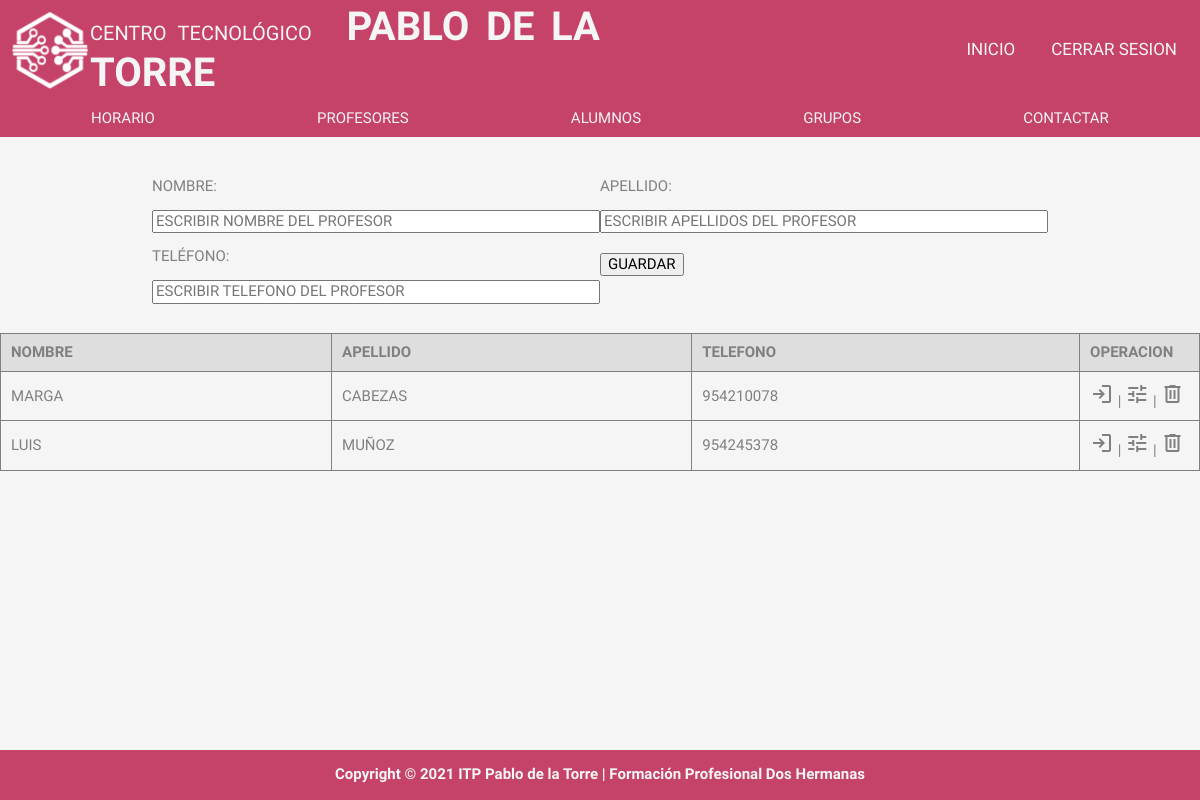
/php/profesores/profesores.php, run on the app's committed database.
### tables this page shows
create table profesores(
    id int auto_increment primary key,
    nombre varchar(25) not null ,
    apellidos varchar(25) not null ,
    telefono int
);

### php/profesores/profesores.php (the view, shortened to what this page needs)
<!DOCTYPE html>
<html lang="es">
<head>
    <link href="../../css/normalize.css" rel="stylesheet">
    <link href="../../css/cabecera.css" rel="stylesheet">
    <link href="../../css/alumno.css" rel="stylesheet">
</head>
<body>
<?php
include "../cabecera_sesion.php";
include "../conexion.php";
?>
<main>
    <div class="cajablanca">
    </div>
    <div class="wrap">
        <div class="submenu">
            <a href="../horarios/horarios.php">HORARIO</a>
            <a href="profesores.php">PROFESORES</a>
            <a href="../alumnos/alumnos.php">ALUMNOS</a>
            <a href="../grupos/grupos.php">GRUPOS</a>
            <a href="../contactar/contactar.php">CONTACTAR</a>
        </div>
    </div>
    <div class="contenedor_intro_alumno">
        <form class="formulario" action="introducir_profesores.php" method="post">
            <fieldset class="rellenar">
                <div class="nombre">
                    <p>NOMBRE:</p>
                    <input type="text" name="nombre" placeholder="ESCRIBIR NOMBRE DEL PROFESOR" required="required" size="45">
                </div>
                <div class="apellido">
                    <p>APELLIDO:</p>
                    <input type="text" name="apellido" placeholder="ESCRIBIR APELLIDOS DEL PROFESOR" required="required" size="45">
                </div>
                <div class="telefono">
                    <p>TELÉFONO:</p>
                    <input type="tel" name="telefono" placeholder="ESCRIBIR TELEFONO DEL PROFESOR" required="required" size="45">
                </div>
                <div class="button_guardar">
                    <button type="submit" name="guardar">GUARDAR</button>
                </div>
            </fieldset>
        </form>
    </div>
    <table>
        <tr>
            <th class="cabecera_tabla">NOMBRE</th>
            <th class="cabecera_tabla">APELLIDO</th>
            <th class="cabecera_tabla">TELEFONO</th>
            <th class="cabecera_tabla">OPERACION</th>
        </tr>
        <?php
        $consulta2 = "select * from profesores";
        $resultado2 = mysqli_query($conex,$consulta2);
        while($row=mysqli_fetch_assoc($resultado2)) { ?>
            <tr>
                <th class="calcetin"><?php echo $row["nombre"];?></th>
                <th class="calcetin"><?php echo $row["apellidos"];?></th>
                <th class="calcetin"><?php echo $row["telefono"];?></th>
                <th><a class="vinculo" href="#?id=<?php echo $row["id"];?>" ><span class="material-symbols-outlined">login</span> | </a><a class="vinculo" href="#?id=<?php echo $row["id"];?>" ><span class="material-symbols-outlined">tune</span> | </a><a class="vinculo" href="eliminar_profesor.php?id=<?php echo $row["id"];?>"><span class="material-symbols-outlined">delete</span></a></th>
            </tr>
        <?php } mysqli_free_result($resultado2); ?>
    </table>
    <div class="cajablanca">
    </div>
</main>
</body>
<footer>
    <div class="pie_corto">
        <p>Copyright © 2021 ITP Pablo de la Torre | Formación Profesional Dos Hermanas</p>
    </div>
</footer>
</html>

### css/cabecera.css (style rules this page uses)
:root { --red: #b66f84; --gris:#DFD8CA; }
html { font-size: 62.5%; box-sizing:border-box; }
* { box-sizing: inherit; }
body { font-family: 'Open Sans Condensed', sans-serif; font-size: 2rem; font-weight: 100; text-align: justify; overflow-x: hidden; background-color: whitesmoke; color: grey; }
.cajablanca { height: 100px; }
.pie_corto { position: absolute; bottom: 0; display: flex; color: whitesmoke; width: 100%; height: 50px; background-color: rgba(185, 22, 70, 0.8); }
.pie_corto p { justify-content: center; margin: auto; font-weight: 900; }

### css/alumno.css (style rules this page uses)
:root { --red:#b91646; --gris:#DFD8CA; }
.material-symbols-outlined { color: grey; }
html { box-sizing:border-box; font-size: 62.5%; }
* { font-family: 'Open Sans Condensed', sans-serif; }
body { font-family: 'Open Sans Condensed', sans-serif; font-size: 1.5rem; text-align: justify; overflow-x: hidden; color: grey; }
.cajablanca { height: 100px; }
.wrap { display: flex; flex-direction: column; }
.submenu { display: flex; justify-content: center; background: rgba(185, 22, 70, 0.8); width: 100%; margin: auto; padding: 0; justify-content: space-around; padding: 10px; }
.submenu a { list-style: none; text-decoration: none; color: whitesmoke; }
.cabecera_tabla { font-weight: 900; background: #dedede; }
.vinculo { color: grey; text-decoration: none; list-style: none; }
table { margin: auto; width: 100%; border-collapse: collapse; }
table, th, tr { padding: 10px; border: solid 1px grey; color: grey; font-weight: 100; }
table th:last-child { width: 10%; }
.calcetin { text-align: left; text-transform: uppercase; }
.rellenar { display: grid; width: 75%; grid-template-columns: repeat(2, 1fr); margin: 20px auto; }
fieldset { border: 0px; }
.rellenar .button_guardar { margin-top:20px }

### data on the page
profesores: nombre "MARGA", apellidos "CABEZAS", telefono "954210078"
profesores: nombre "LUIS", apellidos "MUÑOZ", telefono "954245378"
